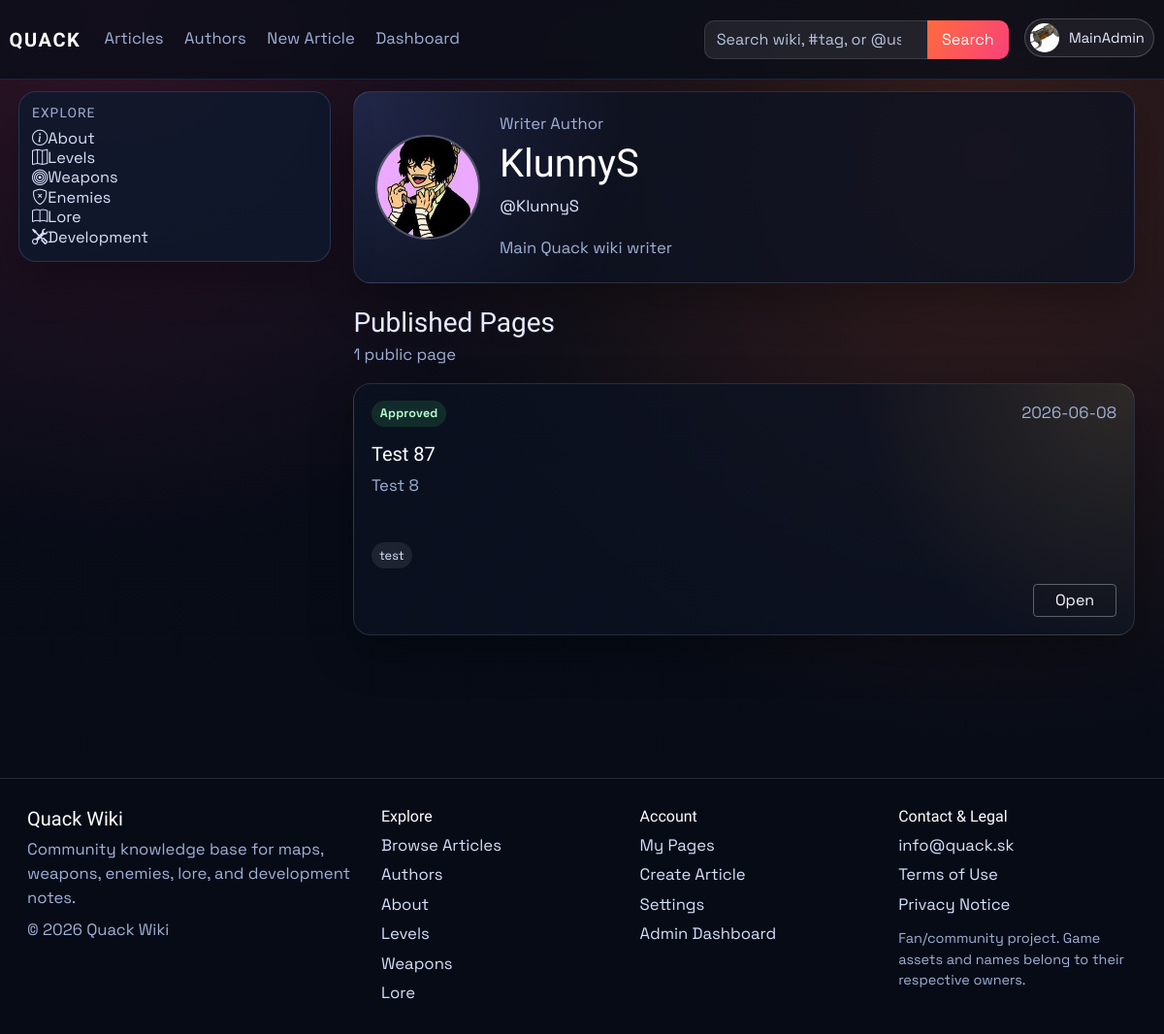
Page /authors/KlunnyS (signed in) on the earlier database version.
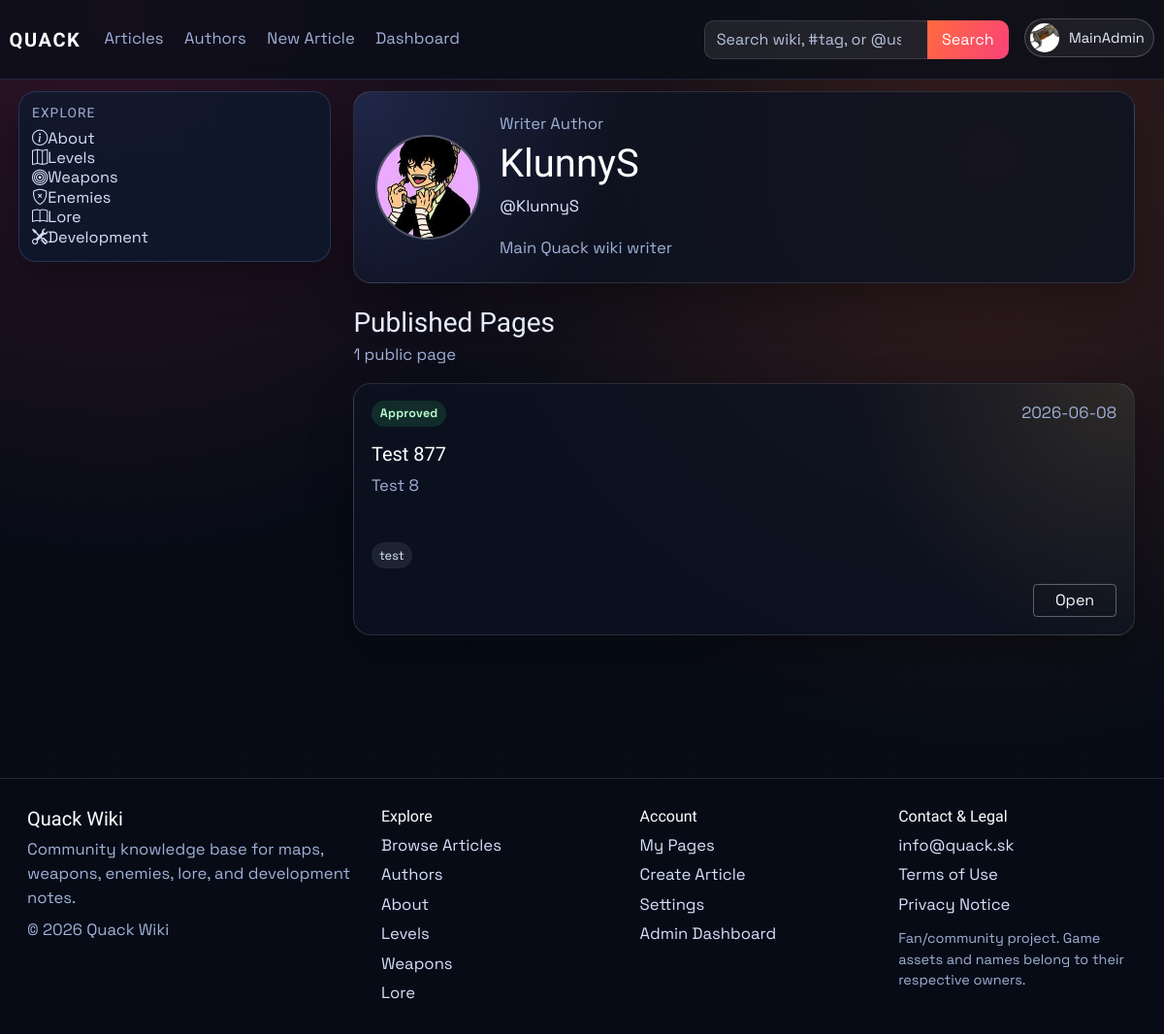
Same page on the later database version.
### models.py (models this page shows)
class Article(db.Model):
    id = db.Column(db.Integer, primary_key=True)
    title = db.Column(db.String(120), unique=True, nullable=False)
    author = db.Column(db.String(120), nullable=False)
    created_at = db.Column(db.DateTime, default=datetime.utcnow)
    image_url = db.Column(db.String(120), default='default.png')
    summary = db.Column(db.Text)
    content = db.Column(db.Text, nullable=False)
    infobox_data = db.Column(db.Text, nullable=True)
    tags = db.Column(db.JSON, default=list)
    status = db.Column(db.String(20), default='pending', nullable=False)
    approved_by = db.Column(db.String(120), nullable=True)
    approved_at = db.Column(db.DateTime, nullable=True)
    is_archived = db.Column(db.Boolean, default=False, nullable=False)
    archived_at = db.Column(db.DateTime, nullable=True)

### main.py (the view)
@app.route('/authors/<username>')
def public_profile(username):
    user = User.query.filter_by(username=username).first_or_404()
    if user.is_archived:
        abort(404)
    articles = public_articles_for_user(user)
    article_links = {article_obj.id: article_public_url(article_obj) for article_obj in articles}
    return render_template(
        'public_profile.html',
        profile_user=user,
        articles=articles,
        article_links=article_links,
    )

### main.py (called while the page is built)
def get_site_settings():
    settings = SiteSettings.query.get(1)
    if not settings:
        settings = SiteSettings(id=1)
        db.session.add(settings)
        db.session.commit()
    return settings

@app.context_processor
def inject_site_settings():
    return {'site_settings': get_site_settings()}

@login_manager.user_loader
def load_user(user_id):
    user = User.query.get(int(user_id))
    if user and user.is_archived:
        return None
    return user

def article_public_url(article_obj: Article) -> str:
    if article_has_tag(article_obj, static_page_tag('about-us')):
        return url_for('about')
    return url_for('article', article_title=article_obj.title)

def normalize_identity(value: str) -> str:
    ascii_value = unicodedata.normalize('NFKD', value or '').encode('ascii', 'ignore').decode('ascii')
    return re.sub(r'[^a-z0-9]+', '', ascii_value.lower())

def static_page_tag(page_key: str) -> str:
    return f"page:{page_key.strip().lower()}"

def article_has_tag(article_obj: Article, tag_name: str) -> bool:
    wanted = tag_name.strip().lower()
    return any(str(tag).strip().lower() == wanted for tag in (article_obj.tags or []))

### templates/public_profile.html (shortened to what this page needs)
{% extends "_base.html" %}
{% block content %}
<div class="container-fluid px-0">
    <section class="author-hero mb-4">
        {% if profile_user.profile_image_url %}
        <img class="author-avatar" src="{{ url_for('static', filename='img/' ~ profile_user.profile_image_url) }}" alt="{{ profile_user.username }} profile picture">
        {% else %}
        <div class="author-avatar author-avatar-fallback">{{ profile_user.username[0]|upper }}</div>
        {% endif %}
        <div>
            <p class="article-meta mb-1">
                {{ profile_user.role|capitalize }} Author
            </p>
            <h1 class="article-title mb-2">{{ profile_user.public_display_name or profile_user.username }}</h1>
            <p class="author-username mb-3">@{{ profile_user.username }}</p>
            <p class="author-bio mb-0">{{ profile_user.public_bio or "This author has not added a public bio yet." }}</p>
        </div>
    </section>
    <section class="d-flex justify-content-between align-items-center mb-3">
        <div>
            <h3 class="mb-1">Published Pages</h3>
            <p class="article-meta mb-0">{{ articles|length }} public {{ 'page' if articles|length == 1 else 'pages' }}</p>
        </div>
    </section>
    <section class="my-pages-grid">
        {% for article in articles %}
        <article class="my-page-card">
            <div class="my-page-card-top">
                <span class="my-page-status my-page-status-approved">Approved</span>
                <span class="article-meta">{{ article.created_at.strftime('%Y-%m-%d') if article.created_at else 'Unknown date' }}</span>
            </div>
            <h3 class="my-page-title">{{ article.title }}</h3>
            <p class="my-page-summary">{{ article.summary or "No summary available yet." }}</p>
            {% if article.tags %}
            <div class="my-page-tags">
                {% for tag in article.tags[:5] %}
                <span>{{ tag }}</span>
                {% endfor %}
            </div>
            {% endif %}
            <div class="my-page-actions">
                <a class="btn btn-outline-light btn-sm" href="{{ article_links[article.id] }}">Open</a>
            </div>
        </article>
        {% else %}
        <div class="card p-4 my-pages-empty">
            <p class="text-muted mb-0">No published pages yet.</p>
        </div>
        {% endfor %}
    </section>
</div>
{% endblock %}

Differences in the rows shown:
changed Article "Test 8": title "Test 87" → "Test 877"
